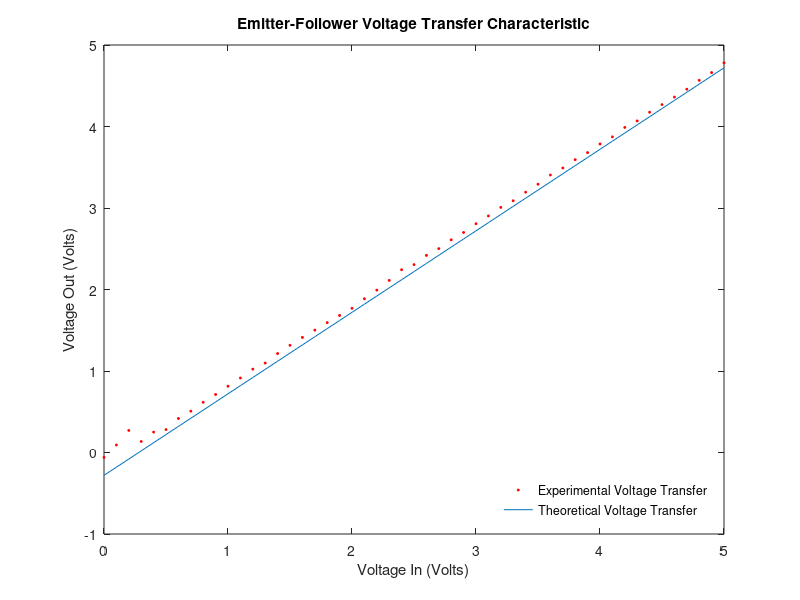

Here is the MATLAB script that generated this plot:
clear;

load('collected_data.mat');
% Voltage Transfer Characteristic.
plot(Vin_Exp3, Vout_Exp3,  '*r','MarkerSize',2);
hold on;
plot(Vin_Exp3, Vin_Exp3 - .28);

title( "Emitter-Follower Voltage Transfer Characteristic");
ylabel("Voltage Out (Volts)");
xlabel("Voltage In (Volts)");

legend('Experimental Voltage Transfer', 'Theoretical Voltage Transfer');
legend('boxoff')
legend('Location','southeast')

hold off;
